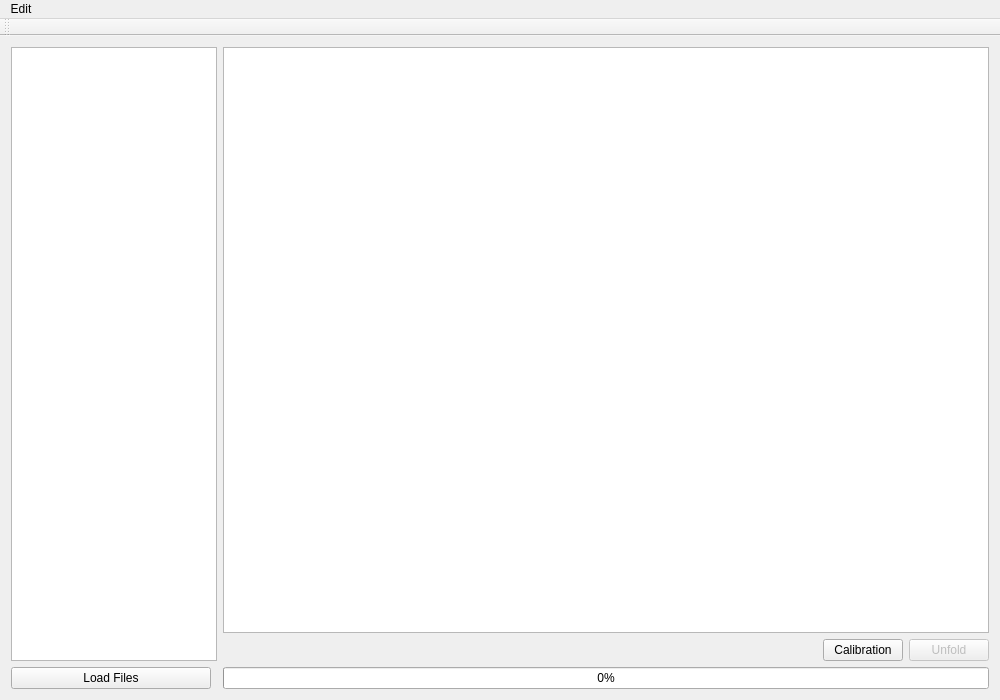
<?xml version="1.0" encoding="UTF-8"?>
<ui version="4.0">
 <class>MainWindow</class>
 <widget class="QMainWindow" name="MainWindow">
  <property name="geometry">
   <rect>
    <x>0</x>
    <y>0</y>
    <width>1000</width>
    <height>700</height>
   </rect>
  </property>
  <property name="sizePolicy">
   <sizepolicy hsizetype="Fixed" vsizetype="Fixed">
    <horstretch>0</horstretch>
    <verstretch>0</verstretch>
   </sizepolicy>
  </property>
  <property name="minimumSize">
   <size>
    <width>1000</width>
    <height>700</height>
   </size>
  </property>
  <property name="maximumSize">
   <size>
    <width>1000</width>
    <height>700</height>
   </size>
  </property>
  <property name="windowTitle">
   <string>ConeUnfoldingGUI</string>
  </property>
  <widget class="QWidget" name="centralWidget">
   <layout class="QHBoxLayout" name="horizontalLayout_2">
    <item>
     <layout class="QVBoxLayout" name="verticalLayout">
      <property name="sizeConstraint">
       <enum>QLayout::SetFixedSize</enum>
      </property>
      <item>
       <widget class="QListView" name="listViewFiles"/>
      </item>
      <item>
       <widget class="QPushButton" name="ButtonLoadFiles">
        <property name="maximumSize">
         <size>
          <width>200</width>
          <height>16777215</height>
         </size>
        </property>
        <property name="text">
         <string>Load Files</string>
        </property>
       </widget>
      </item>
     </layout>
    </item>
    <item>
     <layout class="QVBoxLayout" name="verticalLayout_2">
      <property name="rightMargin">
       <number>0</number>
      </property>
      <item>
       <widget class="QGraphicsView" name="viewUnfold"/>
      </item>
      <item>
       <layout class="QHBoxLayout" name="horizontalLayout_4">
        <property name="topMargin">
         <number>0</number>
        </property>
        <item>
         <spacer name="horizontalSpacer">
          <property name="orientation">
           <enum>Qt::Horizontal</enum>
          </property>
          <property name="sizeType">
           <enum>QSizePolicy::Fixed</enum>
          </property>
          <property name="sizeHint" stdset="0">
           <size>
            <width>600</width>
            <height>20</height>
           </size>
          </property>
         </spacer>
        </item>
        <item>
         <widget class="QPushButton" name="buttonCalibrationWizard">
          <property name="text">
           <string>Calibration</string>
          </property>
         </widget>
        </item>
        <item>
         <widget class="QPushButton" name="buttonUnfold">
          <property name="enabled">
           <bool>false</bool>
          </property>
          <property name="text">
           <string>Unfold</string>
          </property>
          <property name="flat">
           <bool>false</bool>
          </property>
         </widget>
        </item>
       </layout>
      </item>
      <item>
       <widget class="QProgressBar" name="progressBar">
        <property name="value">
         <number>0</number>
        </property>
        <property name="alignment">
         <set>Qt::AlignRight|Qt::AlignTrailing|Qt::AlignVCenter</set>
        </property>
        <property name="textVisible">
         <bool>true</bool>
        </property>
        <property name="orientation">
         <enum>Qt::Horizontal</enum>
        </property>
        <property name="textDirection">
         <enum>QProgressBar::TopToBottom</enum>
        </property>
       </widget>
      </item>
      <item>
       <layout class="QHBoxLayout" name="horizontalLayout_3">
        <property name="topMargin">
         <number>0</number>
        </property>
       </layout>
      </item>
     </layout>
    </item>
   </layout>
  </widget>
  <widget class="QMenuBar" name="menuBar">
   <property name="geometry">
    <rect>
     <x>0</x>
     <y>0</y>
     <width>1000</width>
     <height>21</height>
    </rect>
   </property>
   <widget class="QMenu" name="menuEdit">
    <property name="sizePolicy">
     <sizepolicy hsizetype="Expanding" vsizetype="Preferred">
      <horstretch>0</horstretch>
      <verstretch>0</verstretch>
     </sizepolicy>
    </property>
    <property name="title">
     <string>Edit</string>
    </property>
    <addaction name="actionImport_Settings"/>
   </widget>
   <addaction name="menuEdit"/>
  </widget>
  <widget class="QToolBar" name="mainToolBar">
   <attribute name="toolBarArea">
    <enum>TopToolBarArea</enum>
   </attribute>
   <attribute name="toolBarBreak">
    <bool>false</bool>
   </attribute>
  </widget>
  <action name="actionSettings">
   <property name="text">
    <string>Settings</string>
   </property>
  </action>
  <action name="actionImport_Settings">
   <property name="text">
    <string>import Settings...</string>
   </property>
  </action>
 </widget>
 <layoutdefault spacing="6" margin="11"/>
 <resources/>
 <connections/>
</ui>
